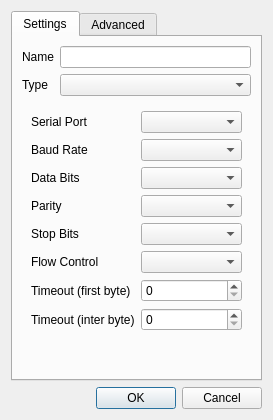
<?xml version="1.0" encoding="UTF-8"?>
<ui version="4.0">
 <class>mbClientDialogPort</class>
 <widget class="QDialog" name="mbClientDialogPort">
  <property name="geometry">
   <rect>
    <x>0</x>
    <y>0</y>
    <width>273</width>
    <height>420</height>
   </rect>
  </property>
  <property name="windowTitle">
   <string>Device</string>
  </property>
  <layout class="QVBoxLayout" name="verticalLayout_2">
   <item>
    <widget class="QTabWidget" name="tabWidget">
     <property name="currentIndex">
      <number>0</number>
     </property>
     <widget class="QWidget" name="tabSettings">
      <attribute name="title">
       <string>Settings</string>
      </attribute>
      <layout class="QVBoxLayout" name="verticalLayout">
       <item>
        <layout class="QFormLayout" name="formLayout_2">
         <item row="0" column="0">
          <widget class="QLabel" name="label">
           <property name="text">
            <string>Name</string>
           </property>
          </widget>
         </item>
         <item row="0" column="1">
          <widget class="QLineEdit" name="lnName"/>
         </item>
         <item row="1" column="0">
          <widget class="QLabel" name="label_3">
           <property name="text">
            <string>Type</string>
           </property>
          </widget>
         </item>
         <item row="1" column="1">
          <widget class="QComboBox" name="cmbType"/>
         </item>
        </layout>
       </item>
       <item>
        <widget class="QStackedWidget" name="stackedWidget">
         <property name="currentIndex">
          <number>0</number>
         </property>
         <widget class="QWidget" name="pgSerial">
          <layout class="QFormLayout" name="formLayout">
           <item row="0" column="0">
            <widget class="QLabel" name="label_4">
             <property name="text">
              <string>Serial Port</string>
             </property>
            </widget>
           </item>
           <item row="0" column="1">
            <widget class="QComboBox" name="cmbSerialPortName"/>
           </item>
           <item row="1" column="0">
            <widget class="QLabel" name="label_5">
             <property name="text">
              <string>Baud Rate</string>
             </property>
            </widget>
           </item>
           <item row="1" column="1">
            <widget class="QComboBox" name="cmbBaudRate"/>
           </item>
           <item row="2" column="0">
            <widget class="QLabel" name="label_6">
             <property name="text">
              <string>Data Bits</string>
             </property>
            </widget>
           </item>
           <item row="2" column="1">
            <widget class="QComboBox" name="cmbDataBits"/>
           </item>
           <item row="3" column="0">
            <widget class="QLabel" name="label_7">
             <property name="text">
              <string>Parity</string>
             </property>
            </widget>
           </item>
           <item row="3" column="1">
            <widget class="QComboBox" name="cmbParity"/>
           </item>
           <item row="4" column="0">
            <widget class="QLabel" name="label_8">
             <property name="text">
              <string>Stop Bits</string>
             </property>
            </widget>
           </item>
           <item row="4" column="1">
            <widget class="QComboBox" name="cmbStopBits"/>
           </item>
           <item row="5" column="0">
            <widget class="QLabel" name="label_12">
             <property name="text">
              <string>Flow Control</string>
             </property>
            </widget>
           </item>
           <item row="5" column="1">
            <widget class="QComboBox" name="cmbFlowControl"/>
           </item>
           <item row="8" column="1">
            <spacer name="verticalSpacer_2">
             <property name="orientation">
              <enum>Qt::Vertical</enum>
             </property>
             <property name="sizeHint" stdset="0">
              <size>
               <width>20</width>
               <height>40</height>
              </size>
             </property>
            </spacer>
           </item>
           <item row="6" column="1">
            <widget class="QSpinBox" name="spTimeoutFB">
             <property name="maximum">
              <number>1000000000</number>
             </property>
            </widget>
           </item>
           <item row="7" column="1">
            <widget class="QSpinBox" name="spTimeoutIB">
             <property name="maximum">
              <number>1000000000</number>
             </property>
            </widget>
           </item>
           <item row="6" column="0">
            <widget class="QLabel" name="label_2">
             <property name="text">
              <string>Timeout (first byte)</string>
             </property>
            </widget>
           </item>
           <item row="7" column="0">
            <widget class="QLabel" name="label_9">
             <property name="text">
              <string>Timeout (inter byte)</string>
             </property>
            </widget>
           </item>
          </layout>
         </widget>
         <widget class="QWidget" name="pgTCP">
          <layout class="QFormLayout" name="formLayout_3">
           <item row="0" column="0">
            <widget class="QLabel" name="label_10">
             <property name="text">
              <string>Host</string>
             </property>
            </widget>
           </item>
           <item row="0" column="1">
            <widget class="QLineEdit" name="lnHost"/>
           </item>
           <item row="1" column="0">
            <widget class="QLabel" name="label_11">
             <property name="text">
              <string>Port</string>
             </property>
            </widget>
           </item>
           <item row="1" column="1">
            <widget class="QSpinBox" name="spPort">
             <property name="maximum">
              <number>65535</number>
             </property>
            </widget>
           </item>
           <item row="2" column="0">
            <widget class="QLabel" name="label_13">
             <property name="text">
              <string>Timeout</string>
             </property>
            </widget>
           </item>
           <item row="2" column="1">
            <widget class="QSpinBox" name="spTimeout">
             <property name="maximum">
              <number>1000000000</number>
             </property>
            </widget>
           </item>
          </layout>
         </widget>
        </widget>
       </item>
      </layout>
     </widget>
     <widget class="QWidget" name="tabAdvanced">
      <attribute name="title">
       <string>Advanced</string>
      </attribute>
      <layout class="QVBoxLayout" name="verticalLayout_3">
       <item>
        <widget class="QCheckBox" name="chbBroadcastEnabled">
         <property name="text">
          <string>Enable Broadcast for 0-unit address</string>
         </property>
        </widget>
       </item>
       <item>
        <spacer name="verticalSpacer">
         <property name="orientation">
          <enum>Qt::Vertical</enum>
         </property>
         <property name="sizeHint" stdset="0">
          <size>
           <width>20</width>
           <height>323</height>
          </size>
         </property>
        </spacer>
       </item>
      </layout>
     </widget>
    </widget>
   </item>
   <item>
    <widget class="QDialogButtonBox" name="buttonBox">
     <property name="orientation">
      <enum>Qt::Horizontal</enum>
     </property>
     <property name="standardButtons">
      <set>QDialogButtonBox::Cancel|QDialogButtonBox::Ok</set>
     </property>
    </widget>
   </item>
  </layout>
 </widget>
 <resources/>
 <connections>
  <connection>
   <sender>buttonBox</sender>
   <signal>accepted()</signal>
   <receiver>mbClientDialogPort</receiver>
   <slot>accept()</slot>
   <hints>
    <hint type="sourcelabel">
     <x>254</x>
     <y>341</y>
    </hint>
    <hint type="destinationlabel">
     <x>157</x>
     <y>274</y>
    </hint>
   </hints>
  </connection>
  <connection>
   <sender>buttonBox</sender>
   <signal>rejected()</signal>
   <receiver>mbClientDialogPort</receiver>
   <slot>reject()</slot>
   <hints>
    <hint type="sourcelabel">
     <x>254</x>
     <y>341</y>
    </hint>
    <hint type="destinationlabel">
     <x>286</x>
     <y>274</y>
    </hint>
   </hints>
  </connection>
 </connections>
</ui>
